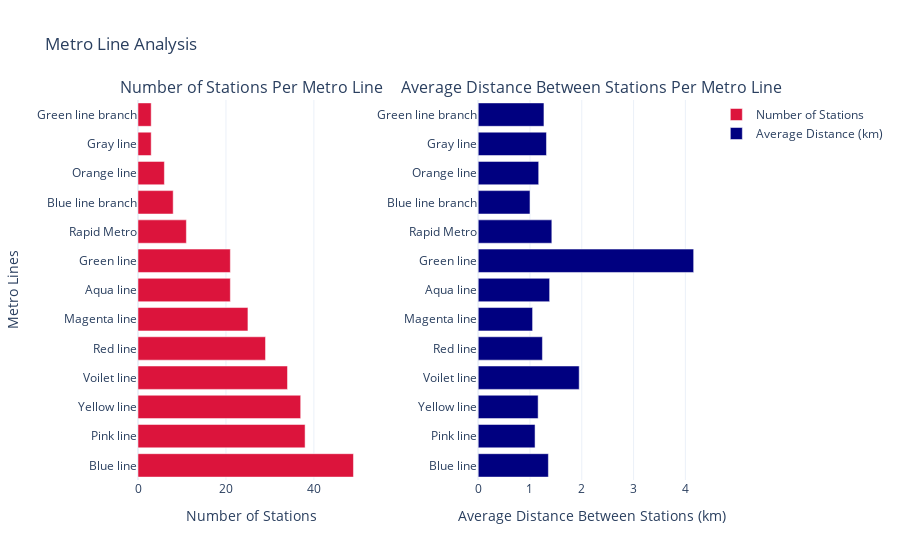

The notebook cell this image was saved under:
### Code cell
# creating subplots
fig = make_subplots(rows=1, cols=2,
                   subplot_titles=('Number of Stations Per Metro Line',
                                   'Average Distance Between Stations Per Metro Line'),
                    horizontal_spacing=0.2)
# plot no of stations per line
fig.add_trace(
    go.Bar(
        y=line_analysis['Line'], x=line_analysis['Number of Stations'],
        orientation='h', name='Number of Stations', marker_color='crimson'), 
    row=1, col=1
)

# plot for Average Distance Between Stations
fig.add_trace(
    go.Bar(
        y=line_analysis['Line'], x=line_analysis['Average Distance Between Stations (km)'],
        orientation='h', name='Average Distance (km)', marker_color='navy'),
    row=1, col=2
)

# Update X-axis properties
fig.update_xaxes(title_text="Number of Stations", row=1, col=1)
fig.update_xaxes(title_text="Average Distance Between Stations (km)",  row=1, col=2)

# Update Y-axix properties
fig.update_yaxes(title_text="Metro Lines", row=1, col=1)
fig.update_yaxes(title_text="",  row=1, col=2)

# update layout
fig.update_layout(title_text="Metro Line Analysis", template="plotly_white")

fig.show()

### Figure 1 — Plotly figure (JSON) as saved in the notebook; plotly's stock layout.template omitted (floating-point values rounded to 4 significant figures)
{"data": [{"marker": {"color": "crimson"}, "name": "Number of Stations", "orientation": "h", "type": "bar", "x": [49, 38, 37, 34, 29, 25, 21, 21, 11, 8, 6, 3, 3], "xaxis": "x", "y": ["Blue line", "Pink line", "Yellow line", "Voilet line", "Red line", "Magenta line", "Aqua line", "Green line", "Rapid Metro", "Blue line branch", "Orange line", "Gray line", "Green line branch"], "yaxis": "y"}, {"marker": {"color": "navy"}, "name": "Average Distance (km)", "orientation": "h", "type": "bar", "x": [1.355, 1.098, 1.157, 1.95, 1.24, 1.05, 1.379, 4.16, 1.422, 1, 1.168, 1.318, 1.269], "xaxis": "x2", "y": ["Blue line", "Pink line", "Yellow line", "Voilet line", "Red line", "Magenta line", "Aqua line", "Green line", "Rapid Metro", "Blue line branch", "Orange line", "Gray line", "Green line branch"], "yaxis": "y2"}], "layout": {"annotations": [{"font": {"size": 16}, "showarrow": false, "text": "Number of Stations Per Metro Line", "x": 0.2, "xanchor": "center", "xref": "paper", "y": 1, "yanchor": "bottom", "yref": "paper"}, {"font": {"size": 16}, "showarrow": false, "text": "Average Distance Between Stations Per Metro Line", "x": 0.8, "xanchor": "center", "xref": "paper", "y": 1, "yanchor": "bottom", "yref": "paper"}], "title": {"text": "Metro Line Analysis"}, "xaxis": {"anchor": "y", "domain": [0, 0.4], "title": {"text": "Number of Stations"}}, "xaxis2": {"anchor": "y2", "domain": [0.6, 1], "title": {"text": "Average Distance Between Stations (km)"}}, "yaxis": {"anchor": "x", "domain": [0, 1], "title": {"text": "Metro Lines"}}, "yaxis2": {"anchor": "x2", "domain": [0, 1], "title": {"text": ""}}}}
